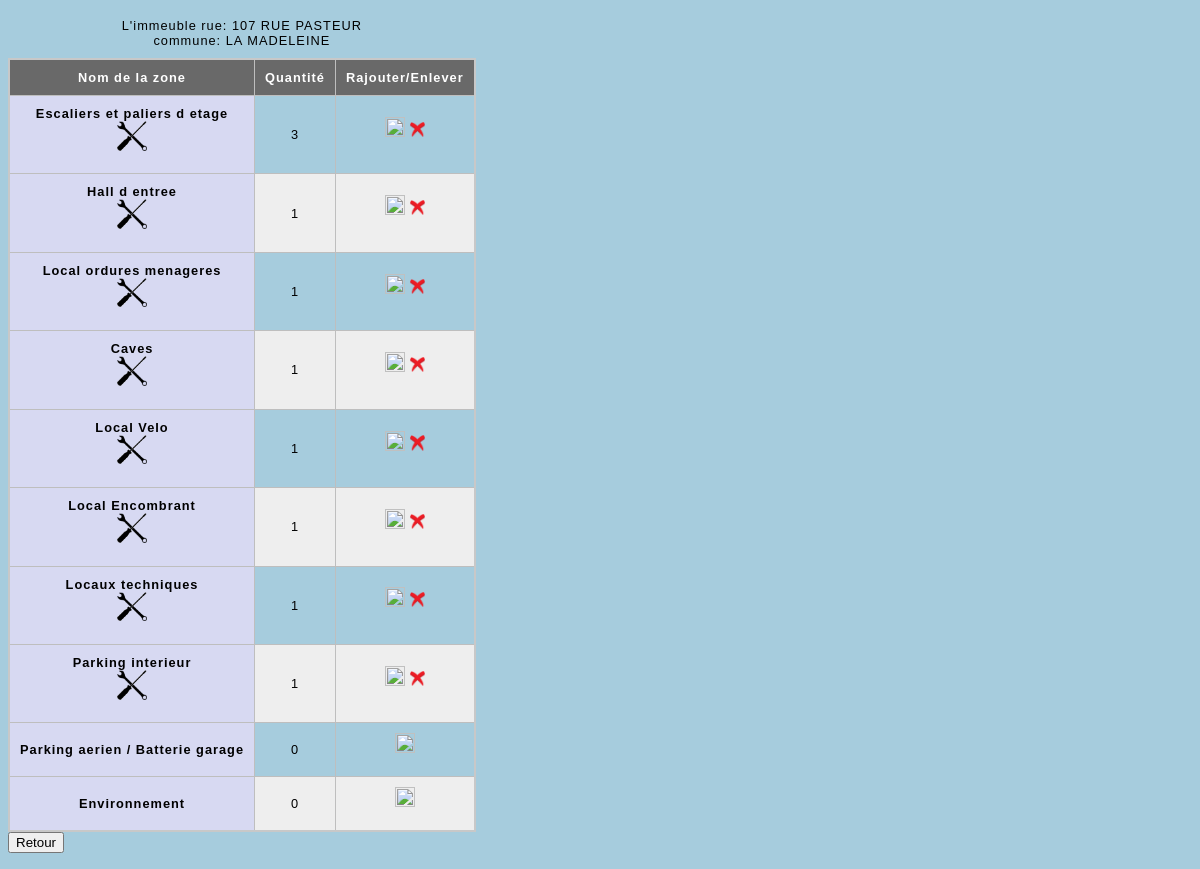
/modifFiche.php?idf=10201 (signed in), run on the app's committed database.
### tables this page shows
CREATE TABLE IF NOT EXISTS `montee` (
  `id` int(11) NOT NULL,
  `NumGroupe` int(11) NOT NULL,
  `Adresse1` varchar(100) NOT NULL,
  `Adresse2` varchar(100) DEFAULT NULL,
  `CodePostal` int(11) NOT NULL,
  `Commune` varchar(50) NOT NULL,
  `Quartier` varchar(50) NOT NULL,
  `id_secteur` int(11) NOT NULL,
  `Nombre_etage` int(11) NOT NULL,
  `id_utilisateur` int(11) NOT NULL,
  PRIMARY KEY (`id`)
);

CREATE TABLE IF NOT EXISTS `t_zone` (
  `id` bigint(20) UNSIGNED NOT NULL AUTO_INCREMENT,
  `nom_zone` varchar(50) DEFAULT NULL,
  PRIMARY KEY (`id`),
  UNIQUE KEY `id` (`id`)
);

### modifFiche.php (the view, shortened to what this page needs)
<html>
<head>
    <link rel="stylesheet" href="css/modifFiche.css" media="screen" type="text/css" />
</head>
<div id="content">
<?php
$db_username = $_SESSION['userbd'];
$db_password = $_SESSION['passwordbd'];
$db_name = $_SESSION['db_name'];
$db_host = $_SESSION['db_host'];
$db = mysqli_connect($db_host, $db_username, $db_password, $db_name)
or die('could not connect to database');
$idm=$_GET['idf'];
$ids=$_SESSION['session'];
$requete="SELECT *
            FROM montee
            WHERE id=$idm";
$exec_requete=mysqli_query($db,$requete);
$immeuble=mysqli_fetch_array($exec_requete);
$rue=$immeuble['Adresse1'];
$commune=$immeuble['Commune'];
$requete="SELECT id_zone,nom_zone,count(id_montee)
            from zone
                inner join t_zone on zone.id_zone=t_zone.id
            WHERE id_montee=$idm
            GROUP BY id_zone";
$exec_requete=mysqli_query($db,$requete);
$zones=mysqli_fetch_all($exec_requete);
$requete="SELECT *
            FROM t_zone
            where id not in (
                select id_zone
                from zone
                where id_montee=$idm
            )
            ORDER BY t_zone.id";
$exec_requete=mysqli_query($db,$requete);
$pzones=mysqli_fetch_all($exec_requete);
?>
    <table>
    <tr>
        <th scope="col">Nom de la zone</th>
        <th scope="col">Quantité</th>
        <th scope="col">Rajouter/Enlever</th>
    </tr>
<?php
echo("<caption> L'immeuble rue: $rue <br> commune: $commune </caption>");
foreach ($zones as $item){
    echo("<tr>
            <th scope='row' align='left'>$item[1]
                <form>
                    <input type='image' formaction='modifZone.php?idz=$item[0]&idm=$idm' formmethod='post' src='asset/outil_logo.png' width='30px' >
                </form>
            </th>
                <td align='center'>
                    $item[2]
                </td>
                <td align='center'>
                    <FORM action='modifFicheValiderPlus.php?idz=$item[0]&idm=$idm' method='post'>
                        <input type='image' id='image' alt='Login' src='asset/croix_verte.png' width='20px'>
                        <input type='image' formaction='modifFicheValiderMoins.php?idz=$item[0]&idm=$idm' id='image' alt='Login' src='asset/croix_rouge.png' width='15px'>
                    </FORM>
                </td>
          </tr>");
}
foreach ($pzones as $item) {
    echo("<tr>
            <th scope='row' align='left'>$item[1]
            </th>
                <td align='center'>
                    0
                </td>
                <td align='center'>
                    <FORM action='modifFicheValiderPlus.php?idz=$item[0]&idm=$idm' method='post'>
                        <input type='image' id='image' alt='Login' src='asset/croix_verte.png' width='20px'>
                    </FORM>
                </td>
          </tr>");
}
echo "</table>";
echo("
    <FORM>
        <input type='submit' id='submit' value='Retour' FORMACTION='secteur.php?ids=$ids' formmethod='post' width='20px'>
    </FORM>");
?>

### css/modifFiche.css (style rules this page uses)
td, th { border: 1px solid rgb(190, 190, 190); padding: 10px; text-align: center; }
td { text-align: center; }
tr:nth-child(even) { background-color: #eee; }
th[scope="col"] { background-color: #696969; color: #fff; }
th[scope="row"] { background-color: #d7d9f2; }
caption { padding: 10px; caption-side: top; }
table { border-collapse: collapse; border: 2px solid rgb(200, 200, 200); letter-spacing: 1px; font-family: sans-serif; font-size: .8rem; }

### data on the page
montee: Adresse1 "107 RUE PASTEUR", Commune "LA MADELEINE"
t_zone: nom_zone "Parking aerien / Batterie garage"
t_zone: nom_zone "Environnement"

### other printed values
$item[1] "Escaliers et paliers d etage"
$item[2] "3"
$item[1] "Hall d entree"
$item[2] "1"
$item[1] "Local ordures menageres"
$item[1] "Caves"
$item[1] "Local Velo"
$item[1] "Local Encombrant"
$item[1] "Locaux techniques"
$item[1] "Parking interieur"
